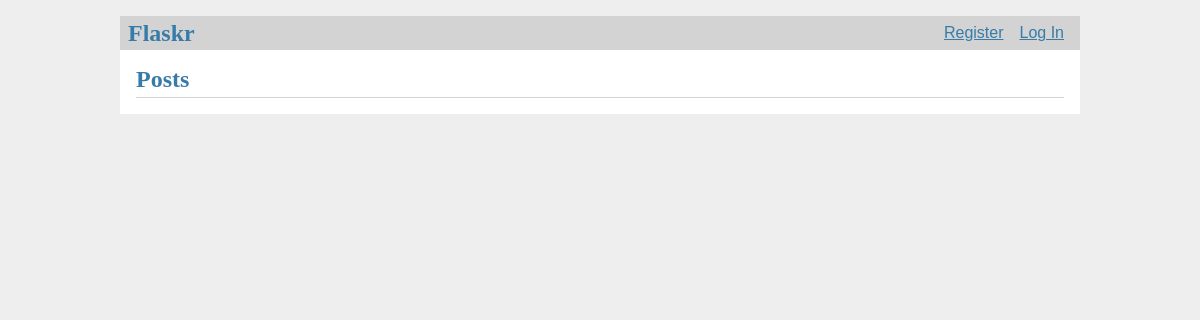
The app's page /, older data.
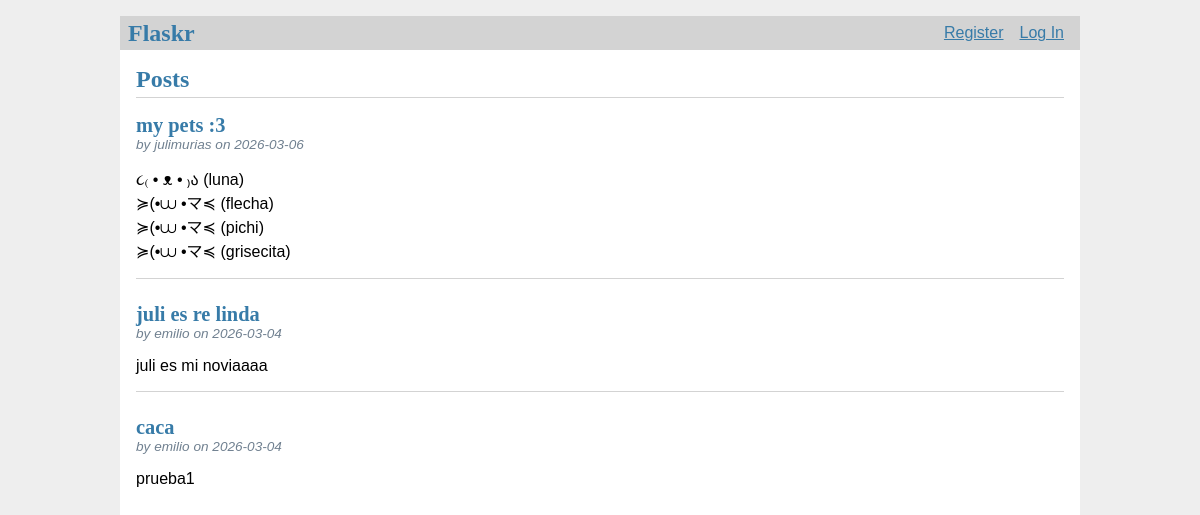
The same page, newer data.
### tables this page shows
CREATE TABLE post (
    id INTEGER PRIMARY KEY AUTOINCREMENT,
    author_id INTEGER NOT NULL,
    created TIMESTAMP NOT NULL DEFAULT CURRENT_TIMESTAMP,
    title TEXT NOT NULL,
    body TEXT NOR NULL,
    FOREIGN KEY (author_id) REFERENCES user (id)
);

CREATE TABLE user (
    id INTEGER PRIMARY KEY AUTOINCREMENT,
    username TEXT UNIQUE NOT NULL,
    password TEXT NOT NULL
);

### flaskr/blog.py (the view)
@bp.route('/') # Since there's no methods=, flask defaults to methods = ['GET'].
def index():
    db = get_db()
    posts = db.execute (
        'SELECT p.id, title, body, created, author_id, username '
        'FROM post p JOIN user u ON p.author_id = u.id '
        'ORDER BY created DESC'
    ).fetchall()
    return render_template('blog/index.html', posts=posts) # posts=posts. Left side -> var name in the template, right side -> python var. It means that inside index.html, there will be a ver called posts

### flaskr/auth.py (called while the page is built)
@bp.before_app_request
def load_logged_in_user(): # Checks if a user is stored in the session and gets that user's data from the db, storing it on g.user, which lasts for the length of the request.
    user_id = session.get('user_id')
    if user_id is None: # If there is no user id, or if the id doesn't exist, g.user will be None.
        g.user = None
    else:
        g.user = get_db().execute(
            'SELECT * FROM user WHERE id = ?', (user_id,)
        ).fetchone()

### flaskr/db.py (called while the page is built)
def get_db():
    if 'db' not in g: # Checks whether a db connection is already stored in g.
        g.db = sqlite3.connect( # Establishes a connection to the file pointed by the DATABASE configuration key. This file doesn't exist yer, and won't until you initialize the db later.
            current_app.config['DATABASE'], # Gets the path to the database file from Flask config.
            detect_types=sqlite3.PARSE_DECLTYPES # Automatically convert database types (like timestamps) into proper Python types (like datetime objects).Without this, everything would come back as strings.
        )
        g.db.row_factory = sqlite3.Row # tells the connection to return rows that behave like dicts. This allows accessing the columns by name.
    return g.db # Returns the database connection (either newly created or already existing).

### flaskr/templates/blog/index.html (shortened to what this page needs)
{% extends 'base.html' %}
{% block header %}
  <h1>{% block title %} Posts{% endblock %}</h1>
{% endblock %}
{% block content %}
  {% for post in posts %}
    <article class="post">
        <header>
            <div>
                <h1>{{ post['title'] }}</h1>
                <div class="about">by {{ post['username'] }} on {{ post['created'].strftime('%Y-%m-%d') }}</div>
            </div>
        </header>
        <p class="body">{{ post['body'] }}</p>
    </article>
    {% if not loop.last %}
      <hr>
    {% endif %}
  {% endfor %}
{% endblock %}

### flaskr/templates/base.html (shortened to what this page needs)
<!doctype html>
<link rel="stylesheet" href="{{ url_for('static', filename='style.css') }}">
<nav>
    <h1>Flaskr</h1>
    <ul>
        {% if g.user %}
            <li>
                <span>{{ g.user['username'] }}</span>
            </li>
            <li>
                <a href="{{ url_for('auth.logout') }}">Log Out</a>
            </li>
        {% else %}
            <li>
                <a href="{{ url_for('auth.register') }}">Register</a>
            </li>
            <li>
                <a href="{{ url_for('auth.login') }}">Log In</a>
            </li>
        {% endif %}
    </ul>
</nav>
<section class="content">
    <header>
        {% block header %}{% endblock %}
    </header>
    {% block content %}{% endblock %}
</section>

### flaskr/static/style.css (style rules this page uses)
h1, h2, h3, h4, h5, h6 { font-family: serif; color: #377ba8; margin: 1rem 0; }
a { color: #377ba8; }
hr { border: none; border-top: 1px solid lightgray; }
nav { background: lightgray; display: flex; align-items: center; padding: 0 0.5rem; }
nav h1 { flex: auto; margin: 0; }
nav ul { display: flex; list-style: none; margin: 0; padding: 0; }
nav ul li a, nav ul li span, header .action { display: block; padding: 0.5rem; }
.content { padding: 0 1rem 1rem; }
.content > header { border-bottom: 1px solid lightgray; display: flex; align-items: flex-end; }
.content > header h1 { flex: auto; margin: 1rem 0 0.25rem 0; }
.post > header { display: flex; align-items: flex-end; font-size: 0.85em; }
.post > header > div:first-of-type { flex: auto; }
.post > header h1 { font-size: 1.5em; margin-bottom: 0; }
.post .about { color: slategray; font-style: italic; }
.post .body { white-space: pre-line; }
.content:last-child { margin-bottom: 0; }

Row changes from the older to the newer data that the page shows:
added post: title "my pets :3", username "julimurias", created "2026-03-06", body "૮₍ • ᴥ • ₎ა (luna) ≽(•⩊ •マ≼ (flecha) ≽(•⩊ •マ≼ (pichi) ≽(•⩊ •マ≼ (grisecita)"
added post: title "juli es re linda", username "emilio", created "2026-03-04", body "juli es mi noviaaaa"
added post: title "caca", username "emilio", created "2026-03-04", body "prueba1"
